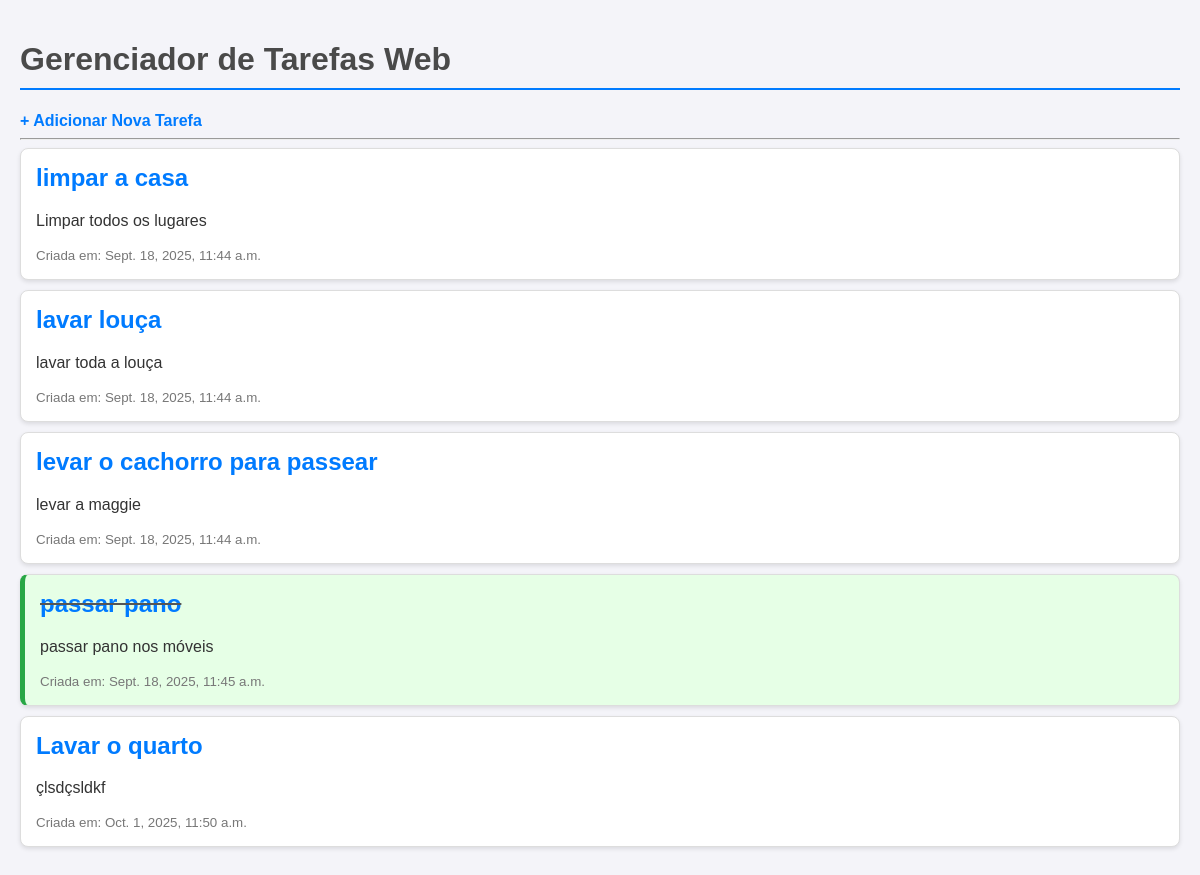
Page /tarefas/ on the earlier database version.
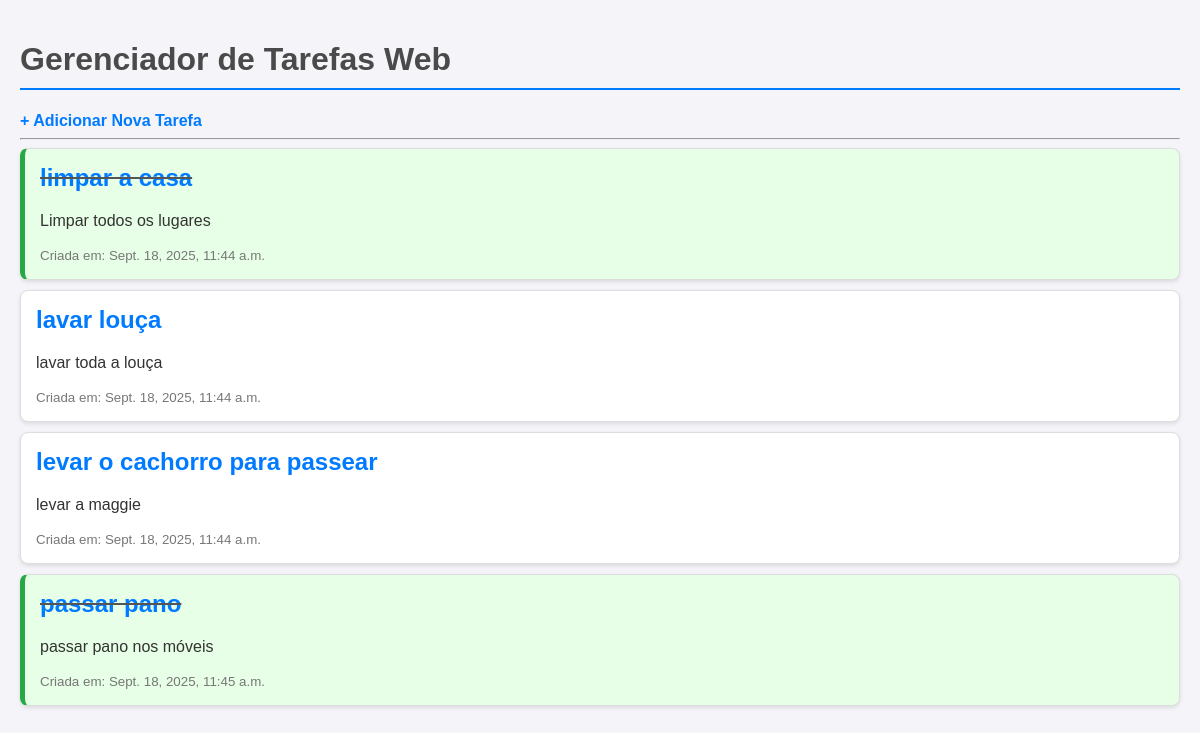
Same page on the later database version.
### tarefas/models.py (models this page shows, shortened)
class Tarefa(models.Model):
    titulo = models.CharField(max_length=200)
    descricao = models.TextField(blank=True, null=True)
    data_criacao = models.DateTimeField(auto_now_add=True)
    concluida = models.BooleanField(default=False)
    projeto = models.ForeignKey(Projeto, on_delete=models.CASCADE, null=True, blank=True)

### tarefas/views.py (the view)
# urls.py: path('', views.listar_tarefas, name='lista_tarefas'),
def listar_tarefas(request):
    tarefas_salvas = Tarefa.objects.all()
    contexto = {
        'minhas_tarefas': tarefas_salvas
    }
    return render(request, 'tarefas/lista.html', contexto)

### tarefas/templates/tarefas/lista.html (shortened to what this page needs)
<!DOCTYPE html>
<html lang="pt-br">
<head>
    {% load static %}
    <link rel="stylesheet" href="{% static 'lista/lista.css' %}">
</head>
<body>
    <h1>Gerenciador de Tarefas Web</h1>
    <a href="{% url 'adicionar_tarefa' %}"><strong>+ Adicionar Nova Tarefa</strong></a>
    <hr>
    {% for tarefa in minhas_tarefas %}
        <div class="tarefa {% if tarefa.concluida %}concluida{% endif %}">
            <h2><a href="{% url 'detalhe_tarefa' tarefa.id %}">{{ tarefa.titulo }}</a></h2>            <p>{{ tarefa.descricao }}</p>
            <small>Criada em: {{ tarefa.data_criacao }}</small>
        </div>
    {% empty %}
        <p>Nenhuma tarefa cadastrada ainda. Adicione algumas no <a href="/admin/">Admin</a>!</p>
    {% endfor %}
</body>
</html>

Differences in the rows shown:
removed Tarefa: titulo "Lavar o quarto", descricao "çlsdçsldkf", data_criacao "Oct. 1, 2025, 11:50 a.m."
changed Tarefa "limpar a casa": concluida False → True (drawn)
